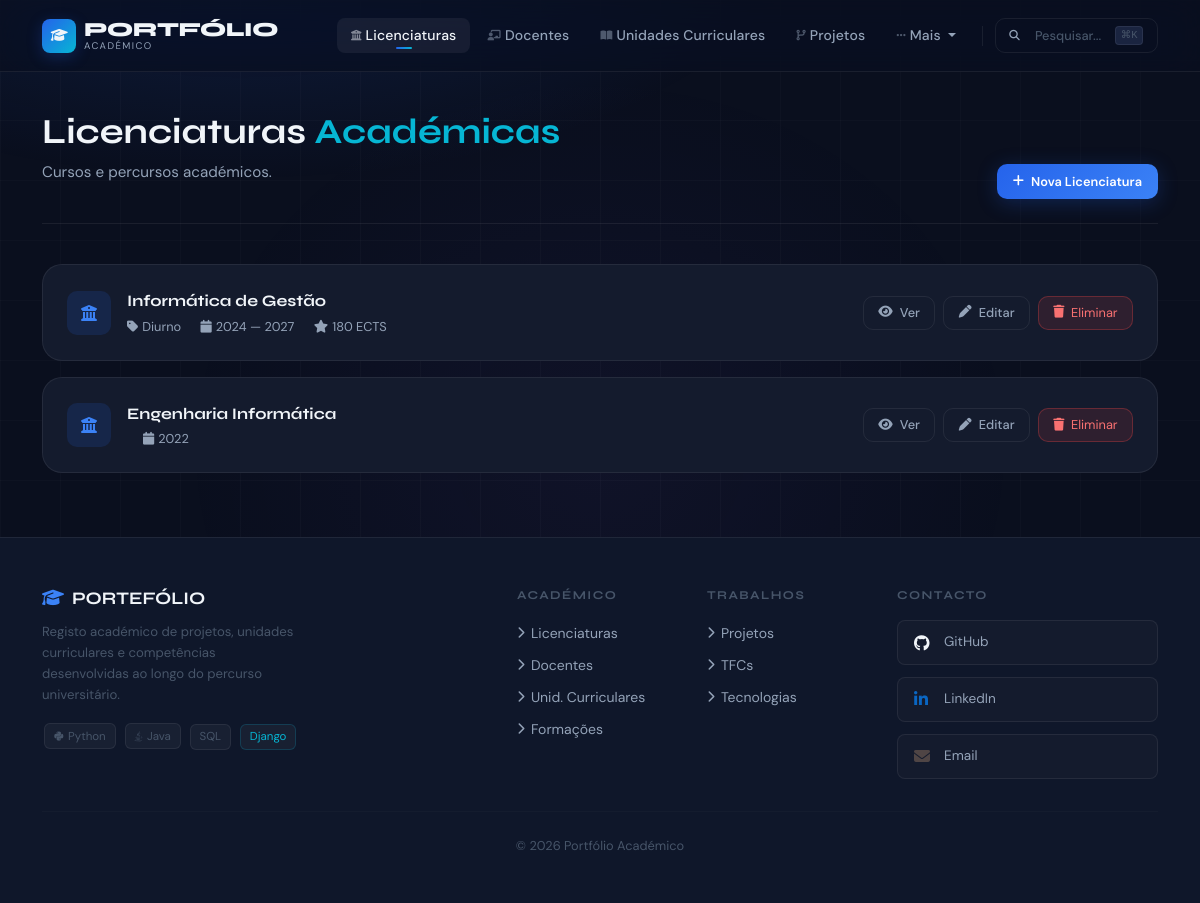
The app's page /portfolio/licenciaturas/ (signed in) with its own data.
### portfolio/models.py (models this page shows, shortened)
class Licenciatura(models.Model):
    nome = models.CharField(max_length=200)
    regime = models.CharField(max_length=100, blank=True)
    ano_inicio = models.IntegerField()
    ano_fim = models.IntegerField(null=True, blank=True)
    ects = models.IntegerField(null=True, blank=True)
    descricao = models.TextField(blank=True)
    class Meta:
        verbose_name_plural = "Licenciaturas"

### portfolio/views.py (the view)
# urls.py: path('licenciaturas/', views.licenciaturas_view, name='licenciaturas'),
def licenciaturas_view(request):
    return render(request, 'portfolio/licenciaturas.html', {'licenciaturas': Licenciatura.objects.prefetch_related('ucs', 'tfcs').all()})

### portfolio/templates/portfolio/licenciaturas.html
{% extends "portfolio/base.html" %}
{% block nav_licenciaturas %}active{% endblock %}
{% block content %}
<div class="page-header">
    <div>
        <h2>Licenciaturas <span class="text-accent">Académicas</span></h2>
        <p>Cursos e percursos académicos.</p>
    </div>
    {% if user.is_authenticated %}
    <a href="{% url 'licenciatura_create' %}" class="btn-primary-custom" style="font-size:.8rem;padding:.5rem 1rem;">
        <i class="fas fa-plus"></i>Nova Licenciatura
    </a>
    {% endif %}
</div>
{% if licenciaturas %}
<div style="display:flex;flex-direction:column;gap:1rem;">
    {% for lic in licenciaturas %}
    <div style="background:var(--sf);border:1px solid var(--bd);border-radius:var(--rl);padding:1.5rem;display:flex;align-items:center;justify-content:space-between;gap:1rem;flex-wrap:wrap;transition:var(--tr);"
         onmouseover="this.style.borderColor='rgba(37,99,235,.4)'"
         onmouseout="this.style.borderColor='rgba(255,255,255,.07)'">
        <div style="display:flex;align-items:center;gap:1rem;">
            <div style="width:44px;height:44px;border-radius:10px;background:rgba(37,99,235,.15);display:grid;place-items:center;flex-shrink:0;">
                <i class="fas fa-university" style="color:var(--pri-l);"></i>
            </div>
            <div>
                <div style="font-family:var(--fd);font-weight:700;font-size:1rem;color:var(--tp);">{{ lic.nome }}</div>
                <div style="font-size:.8rem;color:var(--ts);margin-top:.2rem;">
                    {% if lic.regime %}<span><i class="fas fa-tag me-1"></i>{{ lic.regime }}</span>{% endif %}
                    {% if lic.ano_inicio %}<span class="ms-3"><i class="fas fa-calendar me-1"></i>{{ lic.ano_inicio }}{% if lic.ano_fim %} — {{ lic.ano_fim }}{% endif %}</span>{% endif %}
                    {% if lic.ects %}<span class="ms-3"><i class="fas fa-star me-1"></i>{{ lic.ects }} ECTS</span>{% endif %}
                </div>
            </div>
        </div>
        <div style="display:flex;align-items:center;gap:.5rem;">
            <a href="{% url 'licenciaturas_detail' lic.id %}" class="btn-ghost" style="font-size:.8rem;padding:.4rem .9rem;">
                <i class="fas fa-eye"></i>Ver
            </a>
            {% if user.is_authenticated %}
            <a href="{% url 'licenciatura_edit' lic.id %}" class="btn-ghost" style="font-size:.8rem;padding:.4rem .9rem;">
                <i class="fas fa-pen"></i>Editar
            </a>
            <a href="{% url 'licenciatura_delete' lic.id %}"
               style="display:inline-flex;align-items:center;gap:.4rem;background:rgba(239,68,68,.12);color:#f87171;border:1px solid rgba(239,68,68,.3);border-radius:10px;padding:.4rem .9rem;font-size:.8rem;text-decoration:none;transition:var(--tr);">
                <i class="fas fa-trash"></i>Eliminar
            </a>
            {% endif %}
        </div>
    </div>
    {% endfor %}
</div>
{% else %}
<div class="empty-state">
    <i class="fas fa-university"></i>
    <p>Nenhuma licenciatura registada.</p>
</div>
{% endif %}
{% endblock %}

### portfolio/templates/portfolio/base.html (style rules this page uses)
:root { --pri: #2563eb; --pri-l: #3b82f6; --pri-g: rgba(37,99,235,.25); --acc: #06b6d4; --acc2: #8b5cf6; --dk: #0a0f1e; --dk2: #0f172a; --dk3: #1e293b; --sf: #141b2d; --sf2: #1a2440; --bd: rgba(255,255,255,.07); --tp: #f1f5f9; --ts: #94a3b8; --tm: #475569; --fd: 'Syne',sans-serif; --fb: 'DM Sans',sans-serif; --r: 12px; --rl: 20px; --glow: 0 0 40px rgba(37,99,235,.15); --tr: all .3s cubic-bezier(.4,0,.2,1); }
*,*::before,*::after { box-sizing:border-box; margin:0; padding:0; }
html { scroll-behavior:smooth; }
body { font-family:var(--fb); background:var(--dk); color:var(--tp); display:flex; flex-direction:column; min-height:100vh; overflow-x:hidden; }
body::before { content:''; position:fixed; inset:0; pointer-events:none; z-index:0; background: radial-gradient(ellipse 80% 50% at 20% -10%,rgba(37,99,235,.18) 0%,transparent 60%), radial-gradient(ellipse 60% 40% at 80% 110%,rgba(6,182,212,.12) 0%,transparent 55%), radial-gradient(ellipse 50% 60% at 50% 50%,rgba(139,92,246,.05) 0%,transparent 70%); }
body::after { content:''; position:fixed; inset:0; pointer-events:none; z-index:0; background-image:linear-gradient(rgba(255,255,255,.02) 1px,transparent 1px),linear-gradient(90deg,rgba(255,255,255,.02) 1px,transparent 1px); background-size:60px 60px; }
.page-header { margin-bottom:2.5rem; padding-bottom:1.5rem; border-bottom:1px solid var(--bd); display:flex; align-items:flex-end; justify-content:space-between; flex-wrap:wrap; gap:1rem; }
.page-header h2 { font-family:var(--fd); font-weight:700; font-size:clamp(1.6rem,3vw,2.2rem); line-height:1.15; }
.page-header h2 .text-accent { color:var(--acc); }
.page-header p { color:var(--ts); font-size:.95rem; margin-top:.4rem; max-width:520px; }
.btn-primary-custom { background:linear-gradient(135deg,var(--pri),var(--pri-l)); color:#fff; border:none; border-radius:10px; padding:.65rem 1.4rem; font-weight:600; font-size:.875rem; transition:var(--tr); cursor:pointer; display:inline-flex; align-items:center; gap:.45rem; text-decoration:none; box-shadow:0 4px 20px var(--pri-g); }
.btn-ghost { background:transparent; color:var(--ts); border:1px solid var(--bd); border-radius:10px; padding:.6rem 1.2rem; font-weight:500; font-size:.875rem; transition:var(--tr); cursor:pointer; display:inline-flex; align-items:center; gap:.45rem; text-decoration:none; }
h2 { font-family:var(--fd); font-weight:700; }
a { color:var(--pri-l); }

### records on screen
Licenciatura: nome "Informática de Gestão", regime "Diurno", ano_inicio "2024", ano_fim "2027", ects "180"
Licenciatura: nome "Engenharia Informática", ano_inicio "2022"
